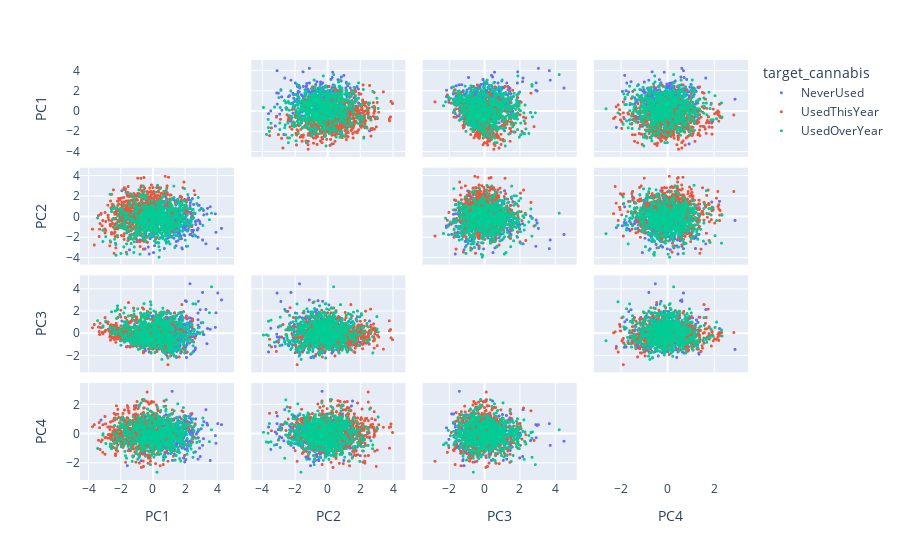

The cell this chart's notebook holds for it:
### Markdown cell above
Dans tous les cas de figure, c'est illisible.  De plus, on peut voir que la colonne nombre de drogues posent problème
<br><br>
Désormais, 2D PCA graph with the principal components.

### Code cell
labels = {
    str(i): f"PC {i+1} ({var:.1f}%)"
    for i, var in enumerate(pca.explained_variance_ratio_ * 100)
}

fig = px.scatter_matrix(
    pca_df,
    labels=labels,
    dimensions=pca_df.columns[:-1],
    color=pca_df["target_cannabis"]
)
fig.update_traces(diagonal_visible=False,marker={'size': 3})
fig.show()

### Figure 1 — Plotly figure (JSON) as saved in the notebook; plotly's stock layout.template omitted (floating-point values rounded to 4 significant figures; data arrays with more than 128 entries replaced by an {"elided": "..."} marker saying what was removed)
{"data": [{"diagonal": {"visible": false}, "dimensions": [{"axis": {"matches": true}, "label": "PC1", "values": {"elided": "412 float values"}}, {"axis": {"matches": true}, "label": "PC2", "values": {"elided": "412 float values"}}, {"axis": {"matches": true}, "label": "PC3", "values": {"elided": "412 float values"}}, {"axis": {"matches": true}, "label": "PC4", "values": {"elided": "412 float values"}}], "hovertemplate": "target_cannabis=NeverUsed<br>%{xaxis.title.text}=%{x}<br>%{yaxis.title.text}=%{y}<extra></extra>", "legendgroup": "NeverUsed", "marker": {"color": "#636efa", "size": 3, "symbol": "circle"}, "name": "NeverUsed", "showlegend": true, "type": "splom"}, {"diagonal": {"visible": false}, "dimensions": [{"axis": {"matches": true}, "label": "PC1", "values": {"elided": "778 float values"}}, {"axis": {"matches": true}, "label": "PC2", "values": {"elided": "778 float values"}}, {"axis": {"matches": true}, "label": "PC3", "values": {"elided": "778 float values"}}, {"axis": {"matches": true}, "label": "PC4", "values": {"elided": "778 float values"}}], "hovertemplate": "target_cannabis=UsedThisYear<br>%{xaxis.title.text}=%{x}<br>%{yaxis.title.text}=%{y}<extra></extra>", "legendgroup": "UsedThisYear", "marker": {"color": "#EF553B", "size": 3, "symbol": "circle"}, "name": "UsedThisYear", "showlegend": true, "type": "splom"}, {"diagonal": {"visible": false}, "dimensions": [{"axis": {"matches": true}, "label": "PC1", "values": {"elided": "679 float values"}}, {"axis": {"matches": true}, "label": "PC2", "values": {"elided": "679 float values"}}, {"axis": {"matches": true}, "label": "PC3", "values": {"elided": "679 float values"}}, {"axis": {"matches": true}, "label": "PC4", "values": {"elided": "679 float values"}}], "hovertemplate": "target_cannabis=UsedOverYear<br>%{xaxis.title.text}=%{x}<br>%{yaxis.title.text}=%{y}<extra></extra>", "legendgroup": "UsedOverYear", "marker": {"color": "#00cc96", "size": 3, "symbol": "circle"}, "name": "UsedOverYear", "showlegend": true, "type": "splom"}], "layout": {"dragmode": "select", "legend": {"title": {"text": "target_cannabis"}, "tracegroupgap": 0}, "margin": {"t": 60}}}
